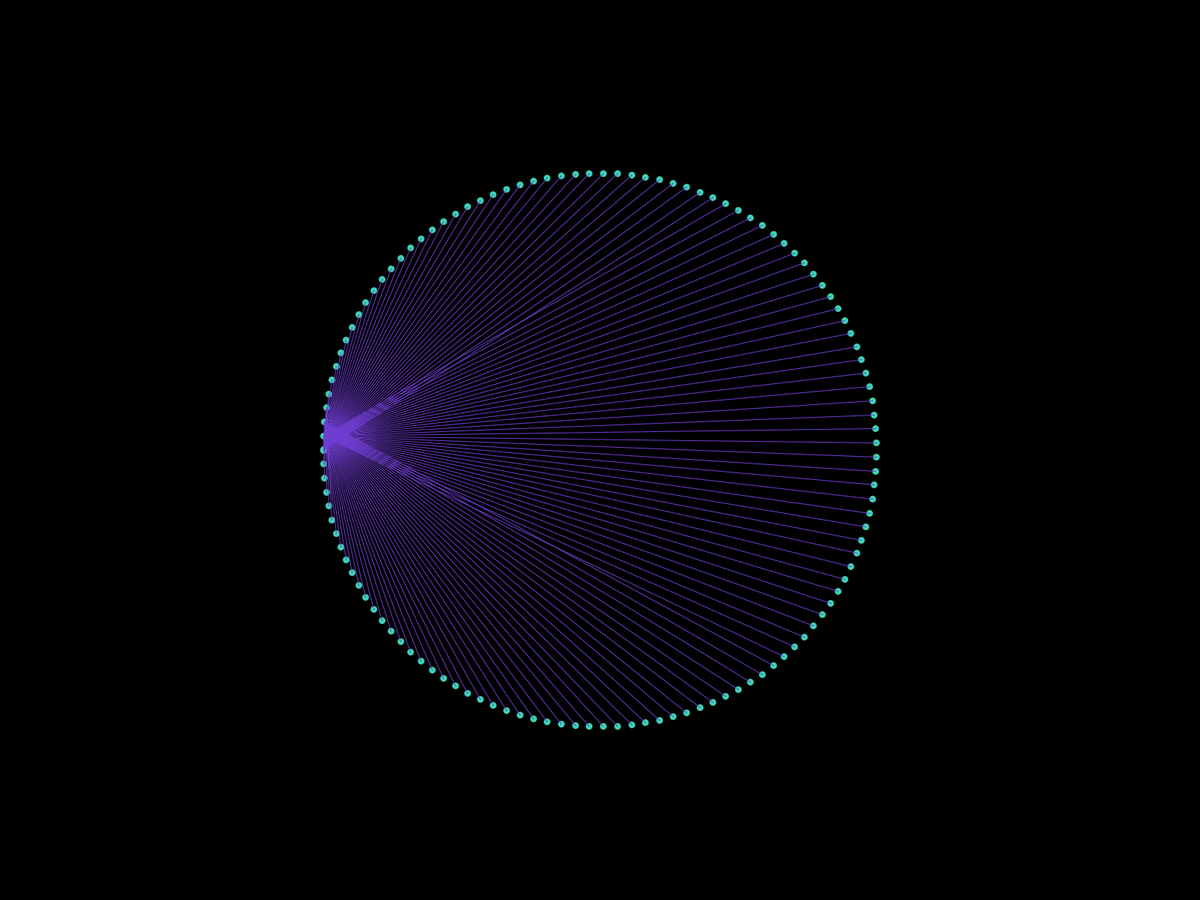
Frame 1 (no input)
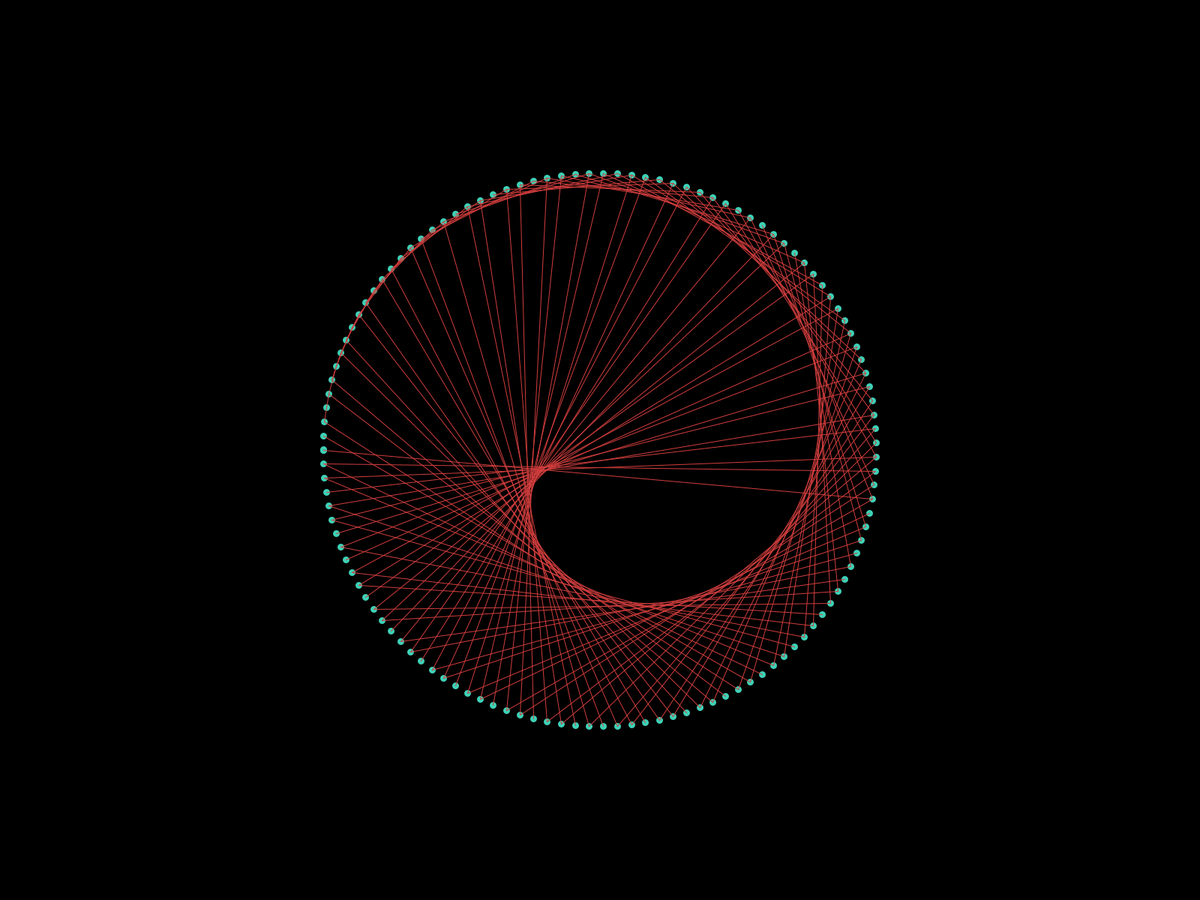
Frame 60 (the mouse pressed at the canvas centre just before this capture)
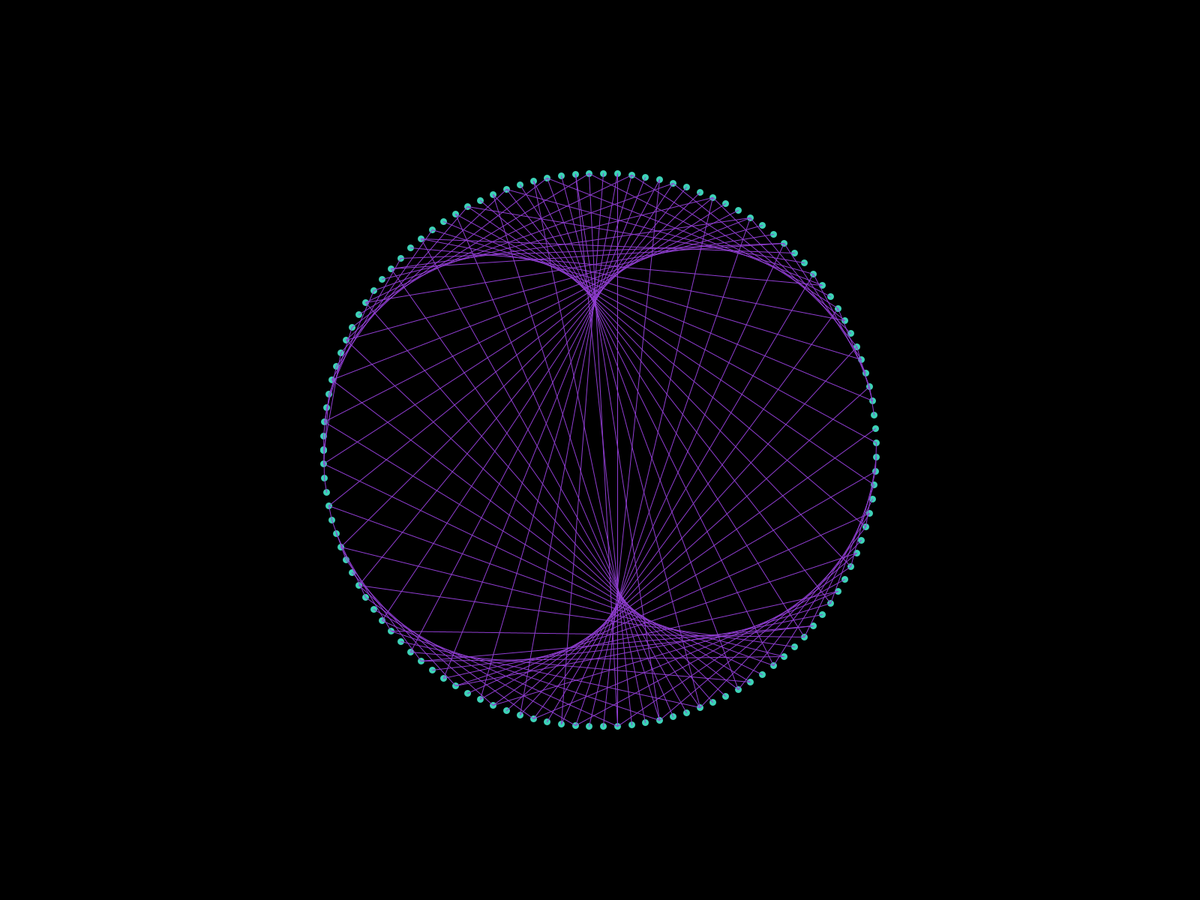
Frame 120 (the mouse held since frame 60 and released just before this capture)

The Processing sketch that drew these frames (run headless with seeded random() and noise(); from frame 60 on, the mouse is pressed at the canvas centre):

// Processing sketch: main
// ── main.pde
TimeTable timeTable;

void setup()
{
  surface.setTitle("Time Table");
  createTimetimeTable();

  fullScreen();
  colorMode(HSB, 255, 255, 255);
}

void createTimetimeTable()
{
  var pointLimit = 123;
  timeTable = new TimeTable(pointLimit);
}

void draw()
{
  background(0);

  timeTable.animate();
  timeTable.render();
}

// ── Timetable.pde
class TimeTable
{

  private int totalPoints;
  private ArrayList<PVector> timePoints;

  private float time;
  private float deltaTime;

  /* Constructor definition */
  public TimeTable(int totalPoints)
  {
    this.totalPoints = totalPoints;
    this.createTimePoints();

    this.time = 0;
    this.deltaTime = PI / 123;
  }

  /* Function definition */
  private void createTimePoints()
  {
    this.timePoints = new ArrayList<PVector>();

    var radius = 369f;
    var deltaAngle = TAU / this.totalPoints;
    for (float angle = 0; angle < TAU; angle += deltaAngle)
    {
      var posX = cos(angle + PI);
      var posY = sin(angle + PI);
      var position = new PVector(posX, posY);
      position.mult(radius);

      this.timePoints.add(position);
    }
  }

  public void animate()
  {
    this.time += this.deltaTime;
  }

  public void render()
  {
    if (this.timePoints != null)
    {
      pushMatrix();
      translate(width / 2, height / 2);

      this.renderTable();
      this.renderConnections();
      popMatrix();
    }
  }

  private void renderTable()
  {
    stroke(120, 180, 210);

    for (var point : this.timePoints)
    {
      pushMatrix();
      translate(point.x, point.y);

      strokeWeight(9);
      point(0, 0);
      popMatrix();
    }
  }

  private void renderConnections()
  {
    strokeWeight(1);

    var noiseValue = sin(this.time);
    var hue = map(noiseValue, -1, 1, 0, 360);
    stroke(hue, 180, 210);

    for (int p = 0; p < this.timePoints.size(); p++)
    {
      var start = this.timePoints.get(p);

      /*
       * Interesting patterns arrise, when
       * we replace the value of the equation
       * variable, with the following expressions:
       *
       * --> p % this.time
       * --> p * this.time
       */
      var equation = p * this.time;
      var endIndex = (int)equation % this.totalPoints;
      var end = this.timePoints.get(endIndex);

      line(start.x, start.y, end.x, end.y);
    }
  }
}
